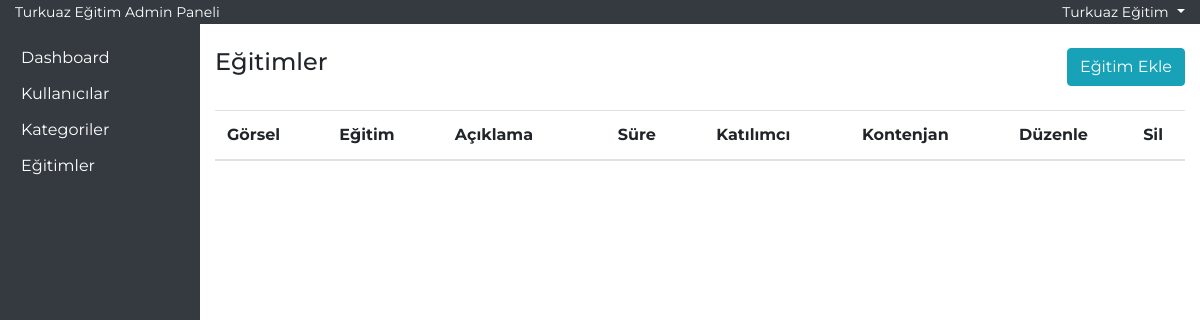
Before: /admin-yntm/egitimler.php (signed in) with the older database file.
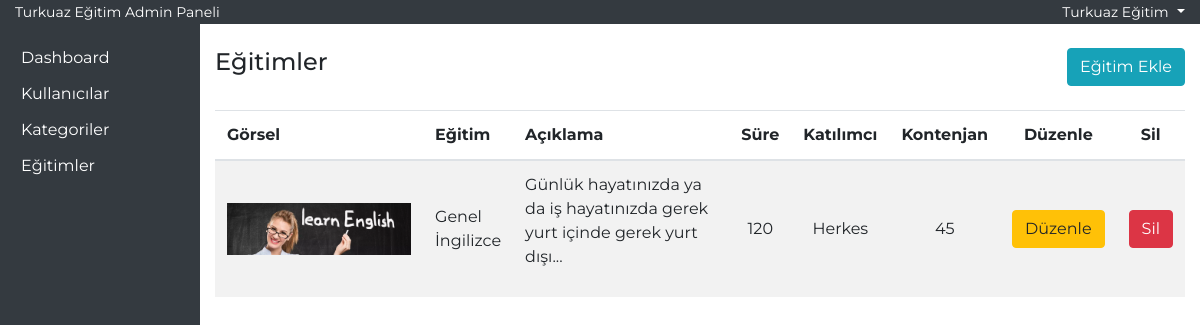
After: the same page with the newer database file.
### tables this page shows
CREATE TABLE IF NOT EXISTS `egitimler` (
  `id` int NOT NULL AUTO_INCREMENT,
  `egitimAdi` varchar(50) NOT NULL,
  `aciklama` text NOT NULL,
  `sure` int NOT NULL,
  `katilimci` varchar(25) NOT NULL,
  `kontenjan` int NOT NULL,
  `kategori` varchar(30) NOT NULL,
  `gorsel` varchar(100) NOT NULL,
  PRIMARY KEY (`id`)
);

### admin-yntm/egitimler.php (the view, shortened to what this page needs)
<?php
require_once('header.php');
?>
<div class="row">
    <div class="col-md-6">
        <h4>Eğitimler</h4>
    </div>
    <div class="col-md-6 text-right">
        <button type="button" class="btn btn-info" data-toggle="modal" data-target="#egitimekle">
            Eğitim Ekle
        </button>
    </div>
</div>
<section id="egitimList" class="mt-4">
    <div class="container-fluid">
        <div class="row">
            <div class="col-12 p-0">
                <table class="table table-striped">
                    <thead>
                        <tr>
                            <th>Görsel</th>
                            <th>Eğitim</th>
                            <th>Açıklama</th>
                            <th class="text-center">Süre</th>
                            <th class="text-center">Katılımcı</th>
                            <th class="text-center">Kontenjan</th>
                            <th class="text-center">Düzenle</th>
                            <th class="text-center">Sil</th>
                        </tr>
                    </thead>
                    <tbody>
                        <?php
                        $egitimList = $db->prepare('select * from egitimler order by egitimAdi asc');
                        $egitimList->execute();
                        if ($egitimList->rowCount()) {
                            foreach ($egitimList as $egitimListSatir) {
                        ?>
                                <tr>
                                    <td class="w-25"><img src="<?php echo $egitimListSatir['gorsel']; ?>" class="w-100"></td>
                                    <td><?php echo $egitimListSatir['egitimAdi']; ?></td>
                                    <td class="w-25"><?php echo substr($egitimListSatir['aciklama'], 0, 101); ?>...</td>
                                    <td class="text-center"><?php echo $egitimListSatir['sure']; ?></td>
                                    <td class="text-center"><?php echo $egitimListSatir['katilimci']; ?></td>
                                    <td class="text-center"><?php echo $egitimListSatir['kontenjan']; ?></td>
                                    <td class="text-center"><a href="egitimler.php?updateID=<?php echo $egitimListSatir['id']; ?>" class="btn btn-warning">Düzenle</a></td>
                                    <td class="text-center"><a href="egitimler.php?deleteID=<?php echo $egitimListSatir['id']; ?>" class="btn btn-danger">Sil</a></td>
                                </tr>
                        <?php
                            }
                        }
                        ?>
                    </tbody>
                </table>
            </div>
        </div>
    </div>
</section>
<?php require_once('footer.php'); ?>

### admin-yntm/header.php (shortened to what this page needs)
<!DOCTYPE html>
<html lang="tr">
<head>
    <link rel="stylesheet" href="../css/bootstrap.min.css">
    <link rel="stylesheet" href="../css/style.css">
</head>
<body>
    <section id="topBar" class="bg-dark text-white">
        <div class="container-fluid">
            <div class="row">
                <div class="col-md-6">
                    <small>Turkuaz Eğitim Admin Paneli</small>
                </div>
                <div class="col-md-6 text-right">
                    <div class="dropdown">
                        <a class="dropdown-toggle text-white" href="logout.php" role="button" data-toggle="dropdown" aria-expanded="false">
                            <small><?php echo $_SESSION['user']['adi']; ?></small>
                        </a>
                    </div>
                </div>
            </div>
        </div>
    </section>
    <section id="panel">
        <div class="container-fluid">
            <div class="row">
                <div class="col-md-2 bg-dark" style="min-height: 96.7vh;">
                    <ul class="list-group mt-3">
                        <li class="list-group-item"><a href="dashboard.php">Dashboard</a></li>
                        <li class="list-group-item"><a href="user.php">Kullanıcılar</a></li>
                        <li class="list-group-item"><a href="kategori.php">Kategoriler</a></li>
                        <li class="list-group-item"><a href="egitimler.php">Eğitimler</a></li>
                    </ul>
                </div>
                <div class="col-md-10 py-4">

### admin-yntm/footer.php (shortened to what this page needs)
</div>
            </div>
        </div>
    </section>
</body>
</html>

### css/style.css (style rules this page uses)
* { font-family: 'Montserrat', sans-serif; text-decoration: none !important; }
td { vertical-align: middle !important; }
#panel li { background-color: transparent !important; border:0px; padding:6px; }
#panel li a { color: #fff; }

Changed rows visible on the page:
added egitimler: gorsel (picture), egitimAdi "Genel İngilizce", aciklama "Günlük hayatınızda ya da iş hayatınızda gerek yurt içinde gerek yurt dışı", sure "120", katilimci "Herkes", kontenjan "45"
